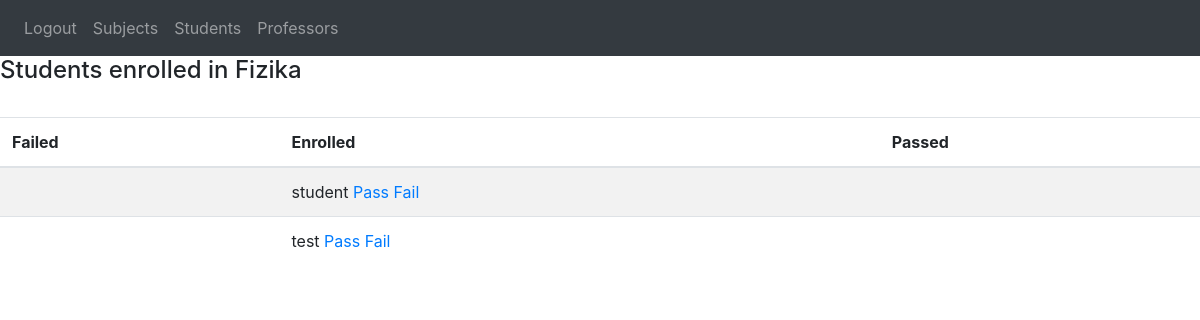
The page /subjects/2 (signed in) on the database its author committed.
### app/models.py (models this page shows, shortened)
class Predmet(models.Model):
    IZBORNI = (('Da', 'da'), ('Ne', 'ne'))
    ime = models.CharField(max_length=50)
    kod = models.CharField(max_length=50)
    program = models.CharField(max_length=50)
    ects = models.IntegerField()
    sem_red = models.IntegerField()
    sem_izv = models.IntegerField()
    izborni = models.CharField(max_length=50, choices=IZBORNI)
    nositelj = models.ForeignKey(Korisnik, on_delete=models.SET_NULL, null=True)
    def __str__(self):
        return self.ime

class Upisi(models.Model):
    student = models.ForeignKey(Korisnik, on_delete=models.SET_NULL, null=True)
    predmet = models.ForeignKey(Predmet, on_delete=models.SET_NULL, null=True)
    status = models.CharField(max_length=64)

class Korisnik(AbstractUser):
    STATUS = (('none', 'None'), ('izv', 'izvanredni student'), ('red', 'redovni student'))
    uloga = models.ForeignKey(Uloge, on_delete=models.SET_NULL, null=True)
    status = models.CharField(max_length=50, choices=STATUS)
    def __str__(self):
        return self.username

### app/views.py (the view)
# urls.py: path('subjects/<int:subject_id>', views.students_by_subject, name='students_by_subject'),
@login_required(login_url='login')
def students_by_subject(request, subject_id):
    if str(request.user.uloga) == 'ADMIN' or str(request.user.uloga) == 'PROFESOR':
        subject_by_id = Predmet.objects.get(id=subject_id)
        enrolls = Upisi.objects.filter(predmet_id=subject_id)
        content = {
            "subject" : subject_by_id,
            "enrolls" : enrolls
        }
        return render (request, 'students_by_subject.html', {"content" : content})

### app/models.py (called while the page is built)
    def __str__(self):
        return self.uloga

### app/templates/students_by_subject.html
{% extends 'base.html' %}
{% block content %}
<h4>Students enrolled in {{ content.subject }}</h4> &nbsp;
<table class="table table-striped">
    <thead>
      <tr>
        <th scope="col">Failed</th>
        <th scope="col">Enrolled</th>
        <th scope="col">Passed</th>
      </tr>
    </thead>
    <tbody>
    {% for enrollment in content.enrolls %}
        <tr>
        {% if enrollment.status == 'failed' %}
            <td>{{ enrollment.student }}</td>
        {% else %}
            <td></td>
        {% endif %}
        {% if enrollment.status == 'enrolled' %}
            <td>
                {{ enrollment.student }}
                <a href="{%url 'pass_subject' subject_id=enrollment.predmet.id enrollment_id=enrollment.id %}" class="link-dark">Pass</a>
                <a href="{%url 'fail_subject' subject_id=enrollment.predmet.id enrollment_id=enrollment.id %}" class="link-danger">Fail</a>
            </td>
        {% else %}
            <td></td>
        {% endif %}
        {% if enrollment.status == 'passed' %}
            <td>{{ enrollment.student }}</td>
        {% else %}
            <td></td>
        {% endif %}
        </tr>
    {% endfor %}
    </tbody>
  </table>
{% endblock %}

### rows shown on the page
Predmet: subject "Fizika"
Upisi: status "enrolled" (drawn), student "student"
Upisi: status "enrolled" (drawn), student "test"
